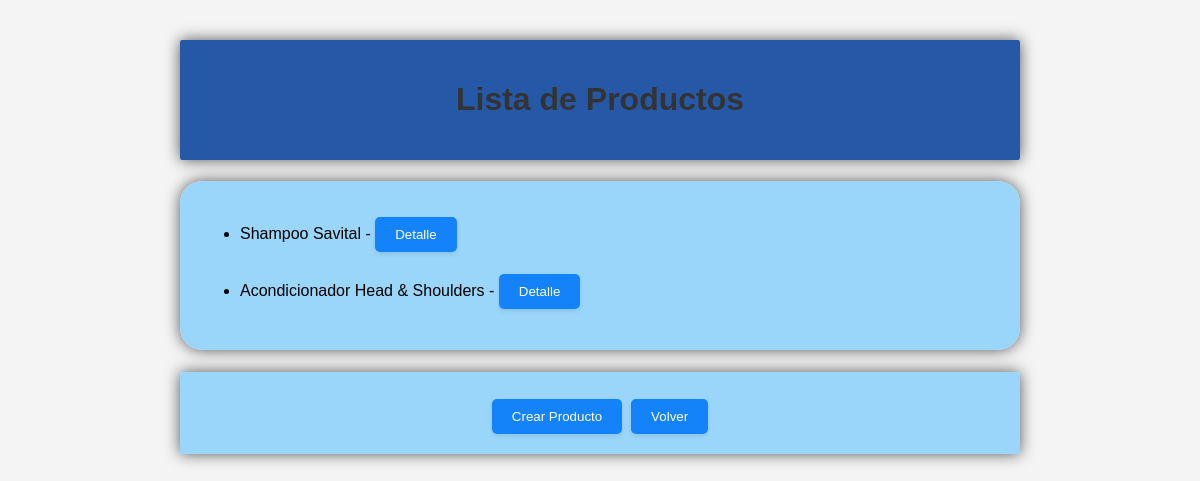
/productos/, run on the app's committed database.
### sgi_app/models.py (models this page shows, shortened)
class Producto(models.Model):
    nombre = models.CharField(max_length=100)
    descripcion = models.TextField()
    proveedor = models.ForeignKey(Proveedor, on_delete=models.CASCADE)
    cantidad_disponible = models.PositiveIntegerField(default=0)
    precio_unitario = models.DecimalField(max_digits=10, decimal_places=2)
    fecha_vencimiento = models.DateField()

### sgi_app/views.py (the view)
# urls.py: path('productos/', lista_productos, name='lista_productos'),
def lista_productos(request):
    productos = Producto.objects.all()
    return render(request, 'lista_productos.html', {'productos': productos})

### sgi_app/templates/lista_productos.html (shortened to what this page needs)
{% load static %}
<!DOCTYPE html>
<html lang="es">
<head>
    <link rel="stylesheet" type="text/css" href="{% static 'sgi_app/styles.css' %}">
</head>
<body>
    <div class="container3">
        <h1>Lista de Productos</h1>
    </div>
    <div class="container2">
        <ul>
            {% for producto in productos %}
                <li>{{ producto.nombre }} - <a href="{% url 'detalle_producto' pk=producto.pk %}"><button>Detalle</button></a></li>
            {% endfor %}
        </ul>
    </div>
    <h1>
    <div class="container">
        <a href="{% url 'crear_producto' %}"><button>Crear Producto</button></a>
        <a href="{% url 'index' %}"><button>Volver</button></a>
    </div>
</body>
</html>

### sgi_app/static/sgi_app/styles.css (style rules this page uses)
body { font-family: Arial, sans-serif; margin: 20px; padding: 20px; background-color: #f4f4f4; }
.container { max-width: 800px; margin: 0 auto; background-color: #8fd1fbe2; padding: 20px; border-radius: 2px; box-shadow: 0 0 15px rgba(0, 0, 0, 0.656); text-align: center; }
.container2 { max-width: 800px; margin: 0 auto; background-color: #8fd1fbe2; padding: 20px; border-radius: 22px; box-shadow: 0 0 15px rgba(0, 0, 0, 0.656); text-align: start; }
.container3 { max-width: 800px; margin: 0 auto; background-color: #0b459de2; padding: 20px; border-radius: 2px; box-shadow: 0 0 15px rgba(0, 0, 0, 0.656); text-align: center; }
h1, h2 { text-align: center; }
h1 { color: #333; }
button { padding: 10px 20px; background-color: #1483f9; color: #fff; border: none; border-radius: 5px; cursor: pointer; box-shadow: 0 2px 4px rgba(42, 40, 40, 0.1); }

### data on the page
Producto: nombre "Shampoo Savital"
Producto: nombre "Acondicionador Head & Shoulders"
